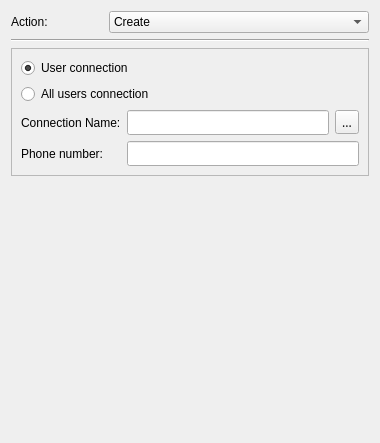
<?xml version="1.0" encoding="UTF-8"?>
<ui version="4.0">
 <class>DialUpWidget</class>
 <widget class="QWidget" name="DialUpWidget">
  <property name="geometry">
   <rect>
    <x>0</x>
    <y>0</y>
    <width>380</width>
    <height>443</height>
   </rect>
  </property>
  <property name="windowTitle">
   <string>Form</string>
  </property>
  <layout class="QGridLayout" name="gridLayout_3">
   <item row="3" column="0">
    <spacer name="verticalSpacer">
     <property name="orientation">
      <enum>Qt::Vertical</enum>
     </property>
     <property name="sizeHint" stdset="0">
      <size>
       <width>20</width>
       <height>40</height>
      </size>
     </property>
    </spacer>
   </item>
   <item row="1" column="0">
    <widget class="Line" name="line">
     <property name="font">
      <font>
       <family>Sans Serif</family>
       <pointsize>9</pointsize>
      </font>
     </property>
     <property name="orientation">
      <enum>Qt::Horizontal</enum>
     </property>
    </widget>
   </item>
   <item row="0" column="0">
    <layout class="QHBoxLayout" name="horizontalLayout_4">
     <item>
      <widget class="QLabel" name="actionLabel">
       <property name="sizePolicy">
        <sizepolicy hsizetype="Fixed" vsizetype="Preferred">
         <horstretch>0</horstretch>
         <verstretch>0</verstretch>
        </sizepolicy>
       </property>
       <property name="minimumSize">
        <size>
         <width>92</width>
         <height>0</height>
        </size>
       </property>
       <property name="text">
        <string>Action:</string>
       </property>
       <property name="buddy">
        <cstring>actionComboBox</cstring>
       </property>
      </widget>
     </item>
     <item>
      <widget class="QComboBox" name="actionComboBox">
       <property name="currentText">
        <string>Create</string>
       </property>
       <item>
        <property name="text">
         <string>Create</string>
        </property>
       </item>
       <item>
        <property name="text">
         <string>Replace</string>
        </property>
       </item>
       <item>
        <property name="text">
         <string>Update</string>
        </property>
       </item>
       <item>
        <property name="text">
         <string>Delete</string>
        </property>
       </item>
      </widget>
     </item>
    </layout>
   </item>
   <item row="2" column="0">
    <widget class="QFrame" name="locationFrame">
     <property name="frameShape">
      <enum>QFrame::StyledPanel</enum>
     </property>
     <layout class="QGridLayout" name="gridLayout">
      <item row="0" column="0" colspan="2">
       <widget class="QRadioButton" name="userRadioButton">
        <property name="text">
         <string>User connection</string>
        </property>
        <property name="checked">
         <bool>true</bool>
        </property>
        <attribute name="buttonGroup">
         <string notr="true">driveButtonGroup</string>
        </attribute>
       </widget>
      </item>
      <item row="1" column="0" colspan="2">
       <widget class="QRadioButton" name="systemRadioButton">
        <property name="text">
         <string>All users connection</string>
        </property>
        <attribute name="buttonGroup">
         <string notr="true">driveButtonGroup</string>
        </attribute>
       </widget>
      </item>
      <item row="2" column="0">
       <widget class="QLabel" name="connectionLabel">
        <property name="text">
         <string>Connection Name:</string>
        </property>
        <property name="buddy">
         <cstring>connectionLineEdit</cstring>
        </property>
       </widget>
      </item>
      <item row="2" column="1">
       <widget class="QLineEdit" name="connectionLineEdit">
        <property name="sizePolicy">
         <sizepolicy hsizetype="MinimumExpanding" vsizetype="Fixed">
          <horstretch>0</horstretch>
          <verstretch>0</verstretch>
         </sizepolicy>
        </property>
        <property name="minimumSize">
         <size>
          <width>180</width>
          <height>0</height>
         </size>
        </property>
        <property name="font">
         <font>
          <family>Sans Serif</family>
         </font>
        </property>
        <property name="text">
         <string/>
        </property>
       </widget>
      </item>
      <item row="2" column="2">
       <widget class="QToolButton" name="connectionToolButton">
        <property name="font">
         <font>
          <family>Sans Serif</family>
         </font>
        </property>
        <property name="text">
         <string>...</string>
        </property>
       </widget>
      </item>
      <item row="3" column="0">
       <widget class="QLabel" name="phoneLabel">
        <property name="text">
         <string>Phone number:</string>
        </property>
        <property name="buddy">
         <cstring>phoneLineEdit</cstring>
        </property>
       </widget>
      </item>
      <item row="3" column="1" colspan="2">
       <widget class="QLineEdit" name="phoneLineEdit">
        <property name="font">
         <font>
          <family>Sans Serif</family>
         </font>
        </property>
        <property name="text">
         <string/>
        </property>
       </widget>
      </item>
     </layout>
    </widget>
   </item>
  </layout>
 </widget>
 <tabstops>
  <tabstop>actionComboBox</tabstop>
  <tabstop>userRadioButton</tabstop>
  <tabstop>systemRadioButton</tabstop>
  <tabstop>connectionLineEdit</tabstop>
  <tabstop>connectionToolButton</tabstop>
  <tabstop>phoneLineEdit</tabstop>
 </tabstops>
 <resources/>
 <connections/>
 <buttongroups>
  <buttongroup name="driveButtonGroup"/>
 </buttongroups>
</ui>
